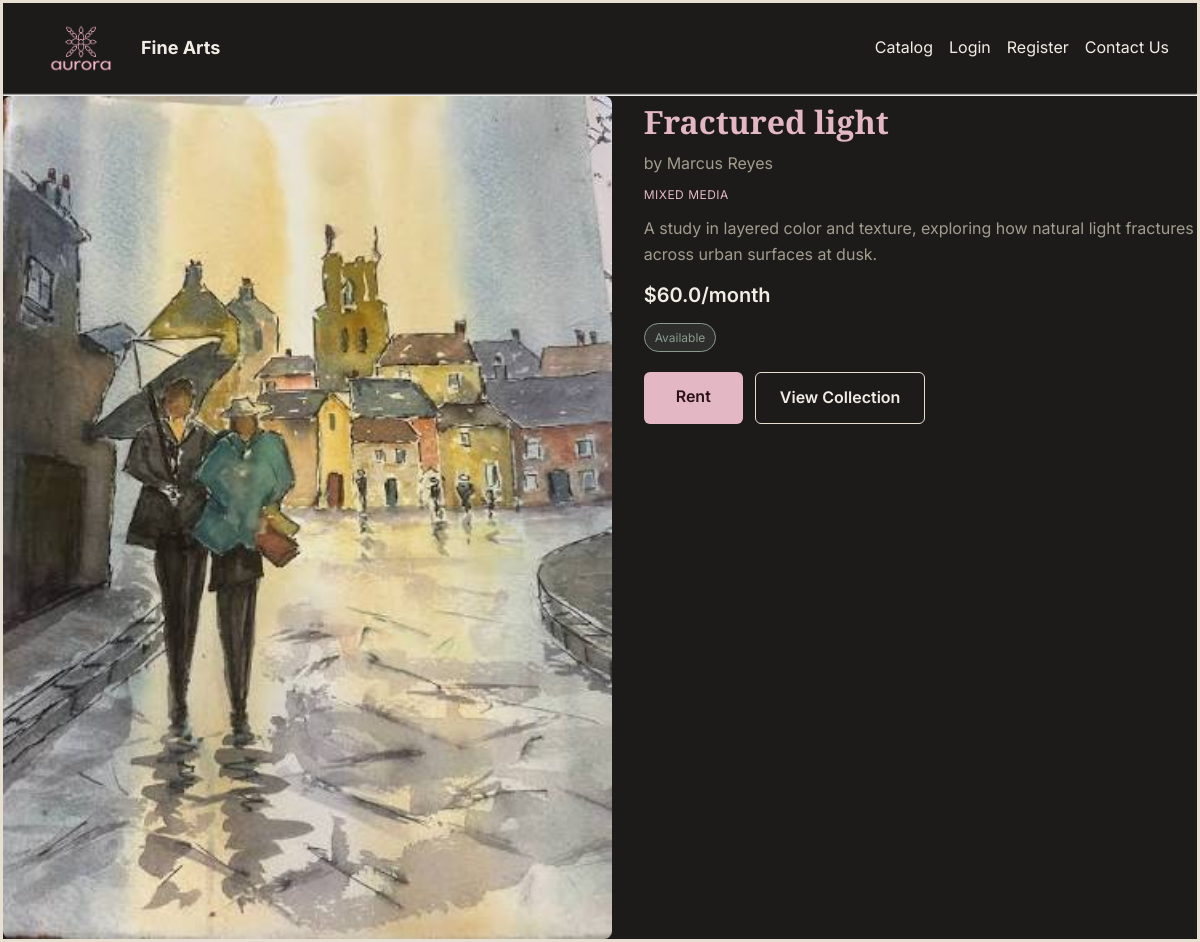
Page /artwork/1 on the committed database.
### models.py (models this page shows, shortened)
class Artwork(db.Model):
    id = db.Column(db.Integer, primary_key=True)
    title = db.Column(db.String(150), nullable=False)
    artist_name = db.Column(db.String(150), nullable=False)
    category = db.Column(db.String(80))
    price_per_month = db.Column(db.Float, nullable=False)
    is_available = db.Column(db.Boolean, default=True)
    image_url = db.Column(db.String(300))
    description = db.Column(db.Text)
    dimensions = db.Column(db.String(50))

### app.py (the view)
@app.route("/artwork/<int:artwork_id>")
def artwork_detail(artwork_id):
    artwork = Artwork.query.get_or_404(artwork_id)
    return render_template("artwork_detail.html", artwork=artwork)

### templates/artwork_detail.html (shortened to what this page needs)
{% extends "base.html" %}
{% block content %}
    <div class="detail-layout">
        <img src="{{ artwork.image_url }}" alt="{{ artwork.title }}" class="detail-img">
        <div class="detail-info">
            <h1>{{ artwork.title }}</h1>
            <p class="detail-artist">by {{ artwork.artist_name }}</p>
            <p class="category-tag">{{ artwork.category }}</p>
            {% if artwork.description %}
                <p class="detail-description">{{ artwork.description }}</p>
            {% endif %}
            <p class="detail-price">${{ artwork.price_per_month }}/month</p>
            {% if artwork.is_available %}
                <span class="badge">Available</span>
            {% else %}
                <span class="badge" style="border-color:#A39C8E; color:#A39C8E; background:rgba(163,156,142,0.15);">Not available</span>
            {% endif %}
            <div class="detail-actions">
                {% if artwork.is_available and (not current_user.is_authenticated or not current_user.is_admin) %}
                    <a href="/rent/{{ artwork.id }}" class="btn-primary">Rent</a>
                {% endif %}
                <a href="/visit" class="btn-secondary">View Collection</a>
            </div>
        </div>
    </div>
{% endblock %}

### static/css/style.css (style rules this page uses)
* { margin: 0; padding: 0; box-sizing: border-box; }
body { font-family: 'Inter', -apple-system, sans-serif; background-color: #1C1B1A; color: #F2EDE4; line-height: 1.6; border: 3px solid #E8DFD3; min-height: 100vh; }
h1 { font-family: 'Playfair Display', serif; color: #E3B8C4; margin-bottom: 12px; }
a { color: #E3B8C4; text-decoration: none; }
.category-tag { font-size: 12px; color: #E3B8C4; text-transform: uppercase; letter-spacing: 0.5px; margin-bottom: 8px; }
.badge { display: inline-block; font-size: 12px; padding: 4px 10px; border-radius: 999px; border: 1px solid #8A9B8E; color: #8A9B8E; background: rgba(138, 155, 142, 0.15); }
.detail-layout { display: grid; grid-template-columns: 1.1fr 1fr; gap: 32px; align-items: start; }
.detail-img { width: 100%; min-height: 300px; border-radius: 8px; object-fit: cover; background: #262523; }
.detail-info h1 { margin-bottom: 4px; }
.detail-artist { color: #A39C8E; margin-bottom: 8px; }
.detail-description { color: #A39C8E; margin: 12px 0; line-height: 1.6; }
.detail-price { font-size: 20px; font-weight: 600; margin: 12px 0; }
.detail-actions { display: flex; gap: 12px; margin-top: 20px; }
.btn-primary, form input[type="submit"] { display: inline-block; background: #E3B8C4; color: #2B1219; font-weight: 600; padding: 12px 32px; border-radius: 6px; border: none; text-decoration: none; cursor: pointer; }
.btn-secondary { display: inline-block; background: transparent; border: 1px solid #E8DFD3; color: #F2EDE4; font-weight: 600; padding: 12px 24px; border-radius: 6px; text-decoration: none; }

### rows in the picture
Artwork: image_url (picture), title "Fractured light", artist_name "Marcus Reyes", category "MIXED MEDIA", description "A study in layered color and texture, exploring how natural light fractures across urban surfaces at dusk.", price_per_month "60.0"
